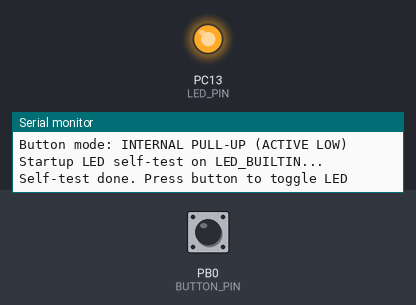
This program was run on a simulated STM32 Blue Pill. On the bench: output pins drawn as LEDs (lit = HIGH), the last lines printed to the serial monitor. The inputs (shaded band) are chosen by the test bench; at power-on: PB0 (BUTTON_PIN) HIGH.

Above: at 3.2 s.
3.3 s: PB0 (BUTTON_PIN) pulled LOW for 0.15 s
At 4.5 s:
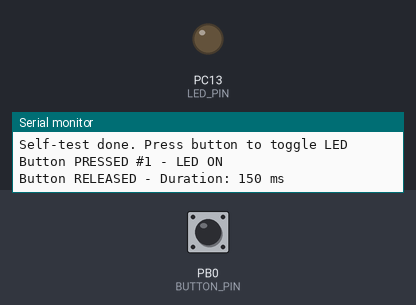
5.0 s: PB0 (BUTTON_PIN) pulled LOW for 1 s
At 5.8 s:
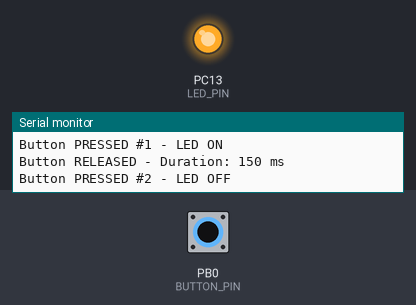
7.5 s: PB0 (BUTTON_PIN) pulled LOW for 3.2 s
At 8.9 s:
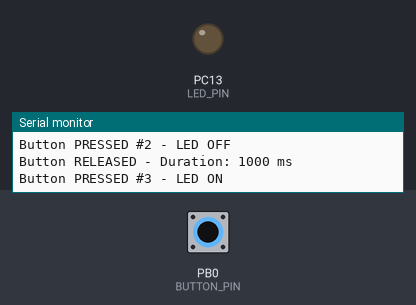
Timing chart, 0 to 10.5 s (numbered marks = the images above; inputs shaded):
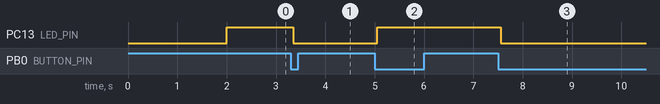

Measured:
- after the input at 3.3 s, PC13 (LED_PIN): HIGH → LOW after 0.05 s
- after the input at 5.0 s, PC13 (LED_PIN): LOW → HIGH after 0.05 s
- after the input at 7.5 s, PC13 (LED_PIN): HIGH → LOW after 0.05 s

The program:

main.cpp
```cpp
/**
 * @file main.cpp
 * @brief Program 04: Button Debounce State Machine - STM32
 */

#include <Arduino.h>

// ==================== KONFIGURASI ====================
#define BUTTON_PIN      PB0           // Push button (internal pull-up)
#define LED_PIN         LED_BUILTIN   // Onboard LED (Blue Pill: PC13, active LOW)
#define DEBOUNCE_MS     50
#define LED_SELF_TEST_BLINKS 0

#define BUTTON_INPUT_MODE     INPUT_PULLUP
#define BUTTON_ACTIVE_STATE   LOW
#define BUTTON_INACTIVE_STATE HIGH

#define LED_ON_LEVEL  LOW
#define LED_OFF_LEVEL HIGH

// ==================== STATE MACHINE ====================
typedef enum {
    BTN_IDLE,
    BTN_DEBOUNCE,
    BTN_PRESSED,
    BTN_RELEASED
} ButtonState_t;

// ==================== VARIABEL ====================
ButtonState_t buttonState = BTN_IDLE;
bool lastButtonRead = BUTTON_INACTIVE_STATE;
unsigned long debounceStartTime = 0;
unsigned long pressStartTime = 0;
uint32_t pressCount = 0;
bool ledState = false;

// ==================== SETUP ====================
void setup() {
    Serial.begin(115200);
    delay(2000);

    Serial.println("\n========================================");
    Serial.println("Program 04: Button Debounce - STM32");
    Serial.println("========================================\n");

    pinMode(BUTTON_PIN, BUTTON_INPUT_MODE);
    pinMode(LED_PIN, OUTPUT);
    digitalWrite(LED_PIN, LED_OFF_LEVEL);  // LED OFF (active LOW)

    Serial.printf("Button: PB0 (INPUT_PULLUP), LED: LED_BUILTIN (active LOW)\n");
    Serial.println("Button mode: INTERNAL PULL-UP (ACTIVE LOW)");
    Serial.println("Startup LED self-test on LED_BUILTIN...");

    for (int i = 0; i < LED_SELF_TEST_BLINKS; i++) {
        digitalWrite(LED_PIN, LED_ON_LEVEL);
        delay(200);
        digitalWrite(LED_PIN, LED_OFF_LEVEL);
        delay(200);
    }

    Serial.println("Self-test done. Press button to toggle LED\n");
}

// ==================== LOOP ====================
void loop() {
    bool currentRead = digitalRead(BUTTON_PIN);

    switch (buttonState) {
        case BTN_IDLE:
            if (currentRead == BUTTON_ACTIVE_STATE &&
                lastButtonRead == BUTTON_INACTIVE_STATE) {
                buttonState = BTN_DEBOUNCE;
                debounceStartTime = millis();
            }
            break;

        case BTN_DEBOUNCE:
            if (millis() - debounceStartTime >= DEBOUNCE_MS) {
                if (currentRead == BUTTON_ACTIVE_STATE) {
                    buttonState = BTN_PRESSED;
                    pressStartTime = millis();

                    // Toggle LED (active LOW)
                    pressCount++;
                    ledState = !ledState;
                    digitalWrite(LED_PIN, ledState ? LED_ON_LEVEL : LED_OFF_LEVEL);

                    Serial.printf("Button PRESSED #%lu - LED %s\n",
                                 pressCount, ledState ? "ON" : "OFF");
                } else {
                    buttonState = BTN_IDLE;
                }
            }
            break;

        case BTN_PRESSED:
            if (currentRead == BUTTON_INACTIVE_STATE) {
                buttonState = BTN_RELEASED;
                debounceStartTime = millis();
            }
            break;

        case BTN_RELEASED:
            if (millis() - debounceStartTime >= DEBOUNCE_MS) {
                if (currentRead == BUTTON_INACTIVE_STATE) {
                    unsigned long duration = millis() - pressStartTime;
                    Serial.printf("Button RELEASED - Duration: %lu ms\n\n", duration);
                    buttonState = BTN_IDLE;
                } else {
                    buttonState = BTN_PRESSED;
                }
            }
            break;
    }

    lastButtonRead = currentRead;
}

/**
 * WIRING BUTTON (INTERNAL PULL-UP / ACTIVE LOW):
 *   PB0 ----[Button]---- GND
 *   (pinMode PB0 = INPUT_PULLUP)
 *
 * LED ONBOARD (LED_BUILTIN, ACTIVE LOW):
 *   LOW = LED ON, HIGH = LED OFF
 */
```
